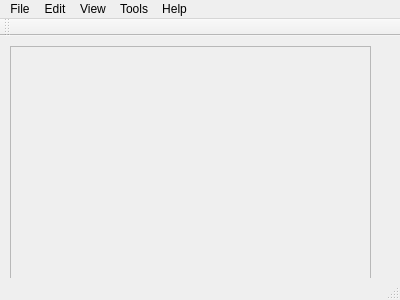
<?xml version="1.0" encoding="UTF-8"?>
<ui version="4.0">
 <class>startMain</class>
 <widget class="QMainWindow" name="startMain">
  <property name="geometry">
   <rect>
    <x>0</x>
    <y>0</y>
    <width>400</width>
    <height>300</height>
   </rect>
  </property>
  <property name="windowTitle">
   <string>startMain</string>
  </property>
  <widget class="QWidget" name="centralWidget">
   <widget class="QScrollArea" name="scrollArea">
    <property name="geometry">
     <rect>
      <x>10</x>
      <y>10</y>
      <width>361</width>
      <height>241</height>
     </rect>
    </property>
    <property name="widgetResizable">
     <bool>true</bool>
    </property>
    <widget class="QWidget" name="scrollAreaWidgetContents">
     <property name="geometry">
      <rect>
       <x>0</x>
       <y>0</y>
       <width>357</width>
       <height>237</height>
      </rect>
     </property>
    </widget>
   </widget>
  </widget>
  <widget class="QMenuBar" name="menuBar">
   <property name="geometry">
    <rect>
     <x>0</x>
     <y>0</y>
     <width>400</width>
     <height>20</height>
    </rect>
   </property>
   <widget class="QMenu" name="menuFile">
    <property name="title">
     <string>File</string>
    </property>
    <addaction name="actionNew"/>
    <addaction name="actionOpen"/>
    <addaction name="actionExit"/>
   </widget>
   <widget class="QMenu" name="menuHelp">
    <property name="title">
     <string>Help</string>
    </property>
    <addaction name="actionAbout_us"/>
   </widget>
   <widget class="QMenu" name="menuTools">
    <property name="title">
     <string>Tools</string>
    </property>
   </widget>
   <widget class="QMenu" name="menuView">
    <property name="title">
     <string>View</string>
    </property>
    <addaction name="actionIncrease_row_size"/>
    <addaction name="actionDecrease_row_size"/>
   </widget>
   <widget class="QMenu" name="menuEdit">
    <property name="title">
     <string>Edit</string>
    </property>
   </widget>
   <addaction name="menuFile"/>
   <addaction name="menuEdit"/>
   <addaction name="menuView"/>
   <addaction name="menuTools"/>
   <addaction name="menuHelp"/>
  </widget>
  <widget class="QToolBar" name="mainToolBar">
   <attribute name="toolBarArea">
    <enum>TopToolBarArea</enum>
   </attribute>
   <attribute name="toolBarBreak">
    <bool>false</bool>
   </attribute>
  </widget>
  <widget class="QStatusBar" name="statusBar"/>
  <action name="actionNew">
   <property name="text">
    <string>New</string>
   </property>
  </action>
  <action name="actionOpen">
   <property name="text">
    <string>Open</string>
   </property>
  </action>
  <action name="actionExit">
   <property name="text">
    <string>Exit</string>
   </property>
  </action>
  <action name="actionAbout_us">
   <property name="text">
    <string>About us</string>
   </property>
  </action>
  <action name="actionIncrease_row_size">
   <property name="text">
    <string>Increase row size</string>
   </property>
  </action>
  <action name="actionDecrease_row_size">
   <property name="text">
    <string>Decrease row size</string>
   </property>
  </action>
 </widget>
 <layoutdefault spacing="6" margin="11"/>
 <resources/>
 <connections/>
</ui>
